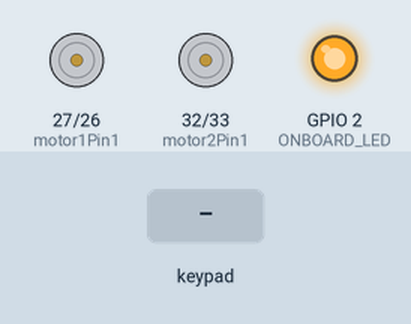
Recording of a sketch running on a simulated ESP32. On the bench: motor-driver pin pairs drawn as motors (green arrow = first pin HIGH = forward, orange = second pin HIGH = backward, longer = more drive, scaled by the enable pin), output pins drawn as LEDs (lit = HIGH). The inputs (shaded band) are chosen by the test bench. What the sketch prints to the serial monitor is not drawn.

Above: at 4.8 s.
4.9 s: key 'U' pressed
At 8.1 s:
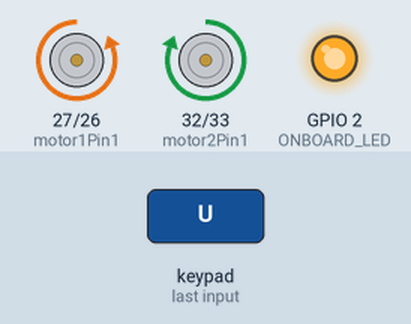
9.9 s: key 'D' pressed
At 12.5 s:
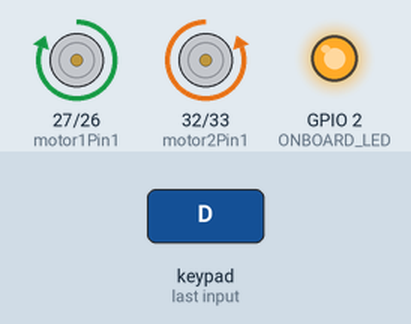
14.3 s: key 'L' pressed
At 16.9 s:
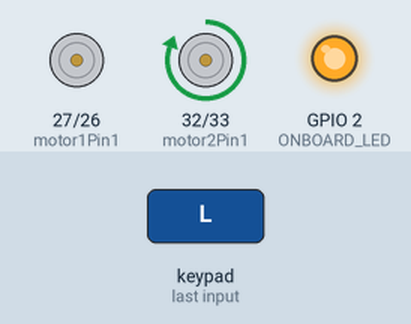
18.7 s: key 'R' pressed
At 23.85 s:
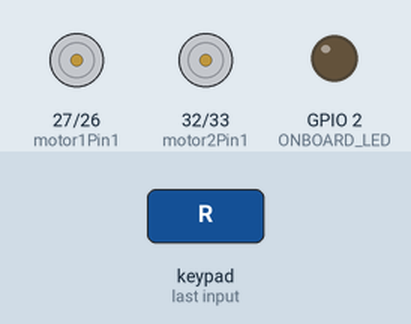
Timing chart, 0 to 24.1 s (numbered marks = the images above; inputs shaded):
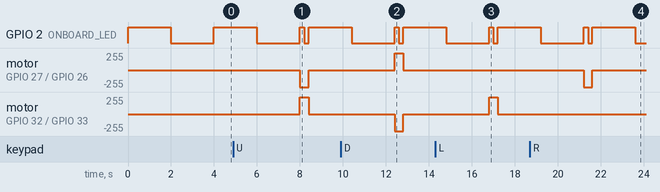

The sketch:

mainboard.ino
```cpp
// Here we have defined pins for motor A
int motor1Pin1 = 27;
int motor1Pin2 = 26;
int enable1Pin = 14;

// Here we have defined pins for motor B
int motor2Pin1 = 32;
int motor2Pin2 = 33;
int enable2Pin = 25;

#define ONBOARD_LED 2

//defining custom settings, you need to install dabble library in your program

#define CUSTOM_SETTINGS
#define INCLUDE_GAMEPAD_MODULE
#include <DabbleESP32.h>


/////////////////////
///////////////////////


void setup() {
Serial.begin(9600);
Dabble.begin("MyEsp32");

pinMode(ONBOARD_LED, OUTPUT);

//* setting the pins for motor1 as outputs:
pinMode(motor1Pin1, OUTPUT);
pinMode(motor1Pin2, OUTPUT);
pinMode(enable1Pin, OUTPUT);

// sets the pins for motor2 as outputs:
pinMode(motor2Pin1, OUTPUT);
pinMode(motor2Pin2, OUTPUT);
pinMode(enable2Pin, OUTPUT);

digitalWrite(enable1Pin, HIGH);
digitalWrite(enable2Pin, HIGH);
}

void loop() {

Dabble.processInput();

// It will be checking which button is pressed or not? Depending upon the button pressed, output pins of the microcontroller will be set to high or low. We are using else if statement.


boolean a = GamePad.isUpPressed();
boolean b = GamePad.isDownPressed();
boolean c = GamePad.isLeftPressed();
boolean d = GamePad.isRightPressed();
boolean e = GamePad.isTrianglePressed();
boolean f = GamePad.isCirclePressed();
boolean g = GamePad.isCrossPressed();
boolean h = GamePad.isSquarePressed();
// boolean i = GamePad.isStartPressed();
// boolean j = GamePad.isSelectPressed();


//Go forward

if (a || e){
digitalWrite(motor1Pin1, LOW);
digitalWrite(motor1Pin2, HIGH);
digitalWrite(motor2Pin1, HIGH);
digitalWrite(motor2Pin2, LOW);

Serial.write("Forward");

digitalWrite(ONBOARD_LED, HIGH);
delay(200);
digitalWrite(ONBOARD_LED, LOW);
delay(200);
}

// Go Left condition
else if(d || f){
digitalWrite(motor1Pin1, LOW);
digitalWrite(motor1Pin2, HIGH);
digitalWrite(motor2Pin1, LOW);
digitalWrite(motor2Pin2, LOW);


Serial.write("Left");

digitalWrite(ONBOARD_LED, HIGH);
delay(200);
digitalWrite(ONBOARD_LED, LOW);
delay(200);
}


//* Rights condition
else if(c || h){
digitalWrite(motor1Pin1, LOW);
digitalWrite(motor1Pin2, LOW);
digitalWrite(motor2Pin1, HIGH);
digitalWrite(motor2Pin2, LOW);

Serial.write("Right");

digitalWrite(ONBOARD_LED, HIGH);
delay(200);
digitalWrite(ONBOARD_LED, LOW);
delay(200);
}

// Go back condition

else if(b || g){
digitalWrite(motor1Pin1, HIGH);
digitalWrite(motor1Pin2, LOW);
digitalWrite(motor2Pin1, LOW);
digitalWrite(motor2Pin2, HIGH);

Serial.write("Back");

digitalWrite(ONBOARD_LED, HIGH);
delay(200);
digitalWrite(ONBOARD_LED, LOW);
delay(200);
}


//stop condition
else{
digitalWrite(motor1Pin1, LOW);
digitalWrite(motor1Pin2, LOW);
digitalWrite(motor2Pin1, LOW);
digitalWrite(motor2Pin2, LOW);

digitalWrite(ONBOARD_LED, HIGH);
delay(2000);
digitalWrite(ONBOARD_LED, LOW);
delay(2000);
}
}
```

Measured:
- after the input at 4.9 s, motor on GPIO 27 (motor1Pin1) / GPIO 26 (motor1Pin2): stopped → backward 255/255 after 3.1 s, → stopped 0.40 s later; motor on GPIO 32 (motor2Pin1) / GPIO 33 (motor2Pin2): stopped → forward 255/255 after 3.1 s, → stopped 0.40 s later
- after the input at 9.9 s, motor on GPIO 27 (motor1Pin1) / GPIO 26 (motor1Pin2): stopped → forward 255/255 after 2.5 s, → stopped 0.40 s later; motor on GPIO 32 (motor2Pin1) / GPIO 33 (motor2Pin2): stopped → backward 255/255 after 2.5 s, → stopped 0.40 s later
- after the input at 14.3 s, motor on GPIO 32 (motor2Pin1) / GPIO 33 (motor2Pin2): stopped → forward 255/255 after 2.5 s, → stopped 0.40 s later
- after the input at 18.7 s, motor on GPIO 27 (motor1Pin1) / GPIO 26 (motor1Pin2): stopped → backward 255/255 after 2.5 s, → stopped 0.40 s later
